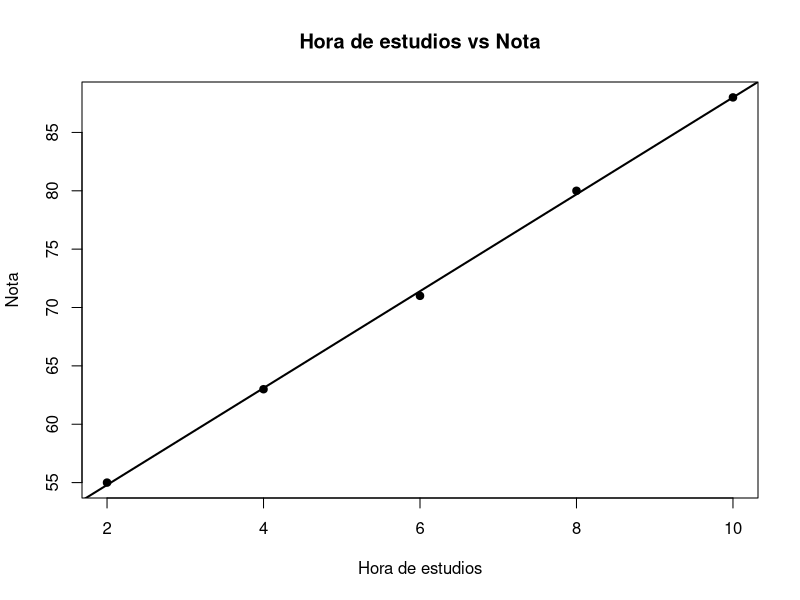

This chart was generated by the following R code:
## ---- chunk 1
#DATOS

x <- c(2,4,6,8,10)

y <- c(55,63,71,80,88)
## ---- chunk 2
#Correlación de pearsson

cor(x,y)

#Obtener coeficientes de la regresión
#Modelo
modelo <- lm(y ~ x)
coef(modelo)

#Predicción para 12 horas de estudio
predict(modelo,data.frame(x=12))
## ---- chunk 3
#gráfico

plot(x,y,main = "Hora de estudios vs Nota",
     
     xlab="Hora de estudios",
     
     ylab="Nota",
     
     pch=19)



abline(modelo,lwd=2)
